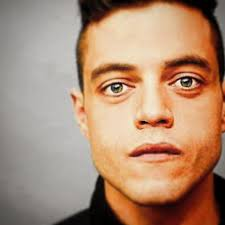
#> input picture images/elliot/4.jfif, 225 x 225 px, found by its file name; its folder holds 3 pictures in this run
$ python faces_train.py   (Python 2 division)
#> lines starting #> are read from the running program, lines starting #| are printed output that depends on the picture
import os
import numpy as np
import cv2

face_cascade=cv2.CascadeClassifier("cascades/data/haarcascade_frontalface_alt2.xml")
features=[]
labels=[]
p=[]
DIR=r"C:\Users\Admin\project\nazeer\opencv\images"
for i in os.listdir("images"):
    p.append(i)
#> pass 2 of the loop `for i in os.listdir("images"):`:
def create_train():
    for person in p:
        path=os.path.join(DIR,person)
        label=p.index(person)
        for img in os.listdir(path):
            img_path=os.path.join(path,img)
            img_array=cv2.imread(img_path)
#> img_array is the input picture: shape (225, 225, 3); mean B, G, R 115.5, 139.5, 173.3
            gray=cv2.cvtColor(img_array,cv2.COLOR_BGR2GRAY)
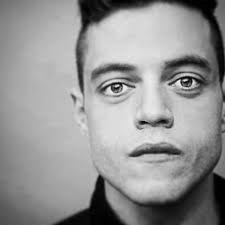
#> gray: shape (225, 225); min 0, max 240, mean 146.9
            faces = face_cascade.detectMultiScale(gray, scaleFactor=1.5, minNeighbors=4)
#> faces = [[72, 23, 152, 152]]

            for (x,y,w,h) in faces:
                faces_roi=gray[y:y+h,x:x+w]
                features.append(faces_roi)
                labels.append(label)
#> this loop made 1 pass
#> pass 1, in create_train, `faces_roi=gray[y:y+h,x:x+w]`:
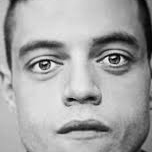
#> faces_roi: shape (152, 152); min 1, max 240, mean 164.8
#> after the loop, features = 1 item; labels = [0]
#> pass 2 of the loop in create_train, `for person in p:`:
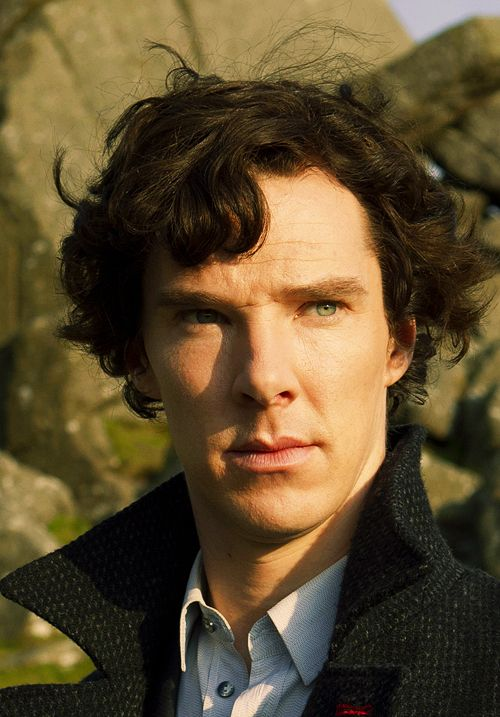
#> input picture images/sherlock/1.jpg, 500 x 717 px, found by its file name
#> in create_train, img_array is the input picture: shape (717, 500, 3); mean B, G, R 46.8, 76.8, 93.9
#> in create_train, `gray=cv2.cvtColor(img_array,cv2.COLOR_BGR2GRAY)`:
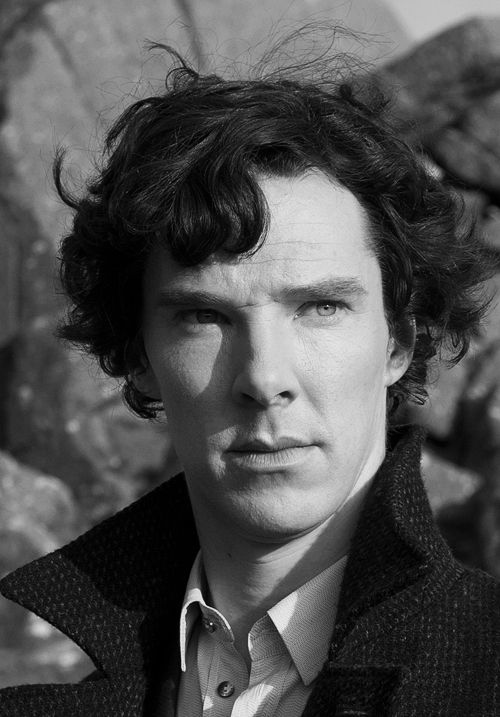
#> gray: shape (717, 500); min 0, max 242, mean 78.5
#> faces = ()
create_train()

features=np.array(features,dtype="object")
labels=np.array(labels)
face_recognizer=cv2.face.LBPHFaceRecognizer_create()

face_recognizer.train(features,labels)
face_recognizer.save("trained.yml")
